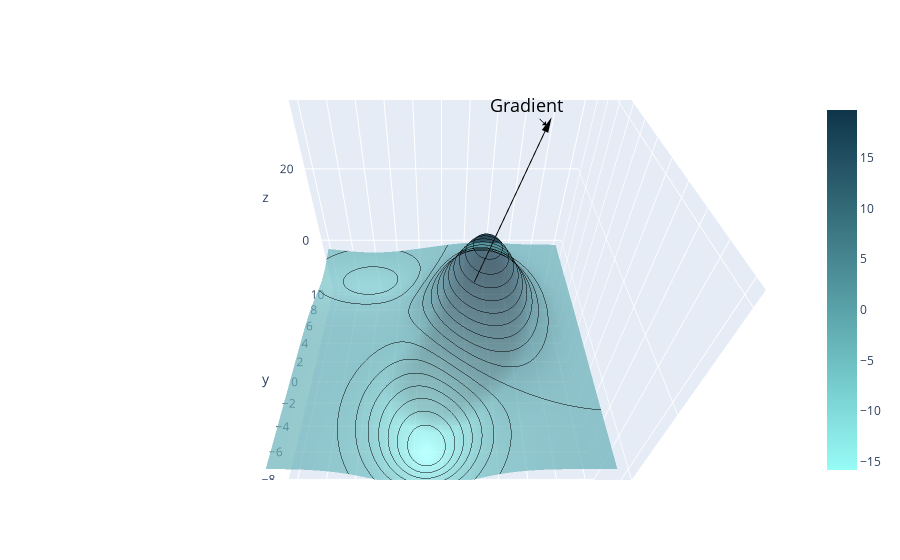

Notebook cell for this chart:
### Markdown cell above
## 3. Gradient 📉📉

Before diving into the details of gradient descent, let's first talk about gradients! Gradients are the generalization of derivatives for multi-parameter functions. There is a lot to know about gradients if you wish learn the full exent of the known secrets of calculus, thankfully the functions we will use in deep learning have very friendly properties and we will be able to easily define the gradient of a function $C$ as follows:

$$
\nabla C = (\frac{\partial C}{\partial \beta_0}, \frac{\partial C}{\partial \beta_1},\dots, \frac{\partial C}{\partial \beta_p})
$$

$\nabla$ is the gradient symbol, $\nabla C$ reads "gradient of C" is equal to a vector which components are the partial derivative of function $C$ with regards to $\beta_0,\beta_1, \dots, \beta_p$ respectivally.

Visually speaking, like the derivative can be interpreted as the slope of the tangent to the graph of a function at a given point, the gradient is the vector of direction and rate of highest increase of a function (imagine you are on a mountain and you are climbing, the gradient is defined by the direction towards where the climb is steepest and the steepness of the slope 🌄)

The figure below shows the gradient of a two dimensional function $z = f(x,y)$ at a given point of the graph to help you see the analogy with the derivative of a one-dimensional function.

<img src="https://full-stack-assets.s3.eu-west-3.amazonaws.com/images/M08-DeepLearning/gradient.jpg" />

But the analogy does not stop here, like the derivative of a function equals zero wherever a function attains a minimum or maximum, all the components of the gradient equal zero where a multi-dimensional function reaches a minimum or maximum:

$$
\nabla_{\beta_{optimal}} C = (0, \dots, 0)
$$

Additionally, the gradient points toward the direction of highest increase, which means it points toward the opposite direction of highest decrease!

These properties are exactly what will make the gradient descent algorithm work!

### Code cell
import plotly.graph_objects as go

x1 = np.linspace(-10,10,100)
x2 = np.linspace(-10,10,100)
xx1, xx2 = np.meshgrid(x1,x2, indexing='xy')
def func_3D(x,y):
  a = 20*np.exp(- (x - 3)**2/10 - (y -2)**2/20) 
  b = - 16*np.exp(- (x +1)**2/15 - (y +6)**2/20) 
  c = - 5*np.exp(- (x +6)**2/25 - (y - 7)**2/13)
  return a + b + c
y = func_3D(xx1,xx2)
y_gradient = np.gradient(y,x1,x2)
fig = go.Figure(data=[go.Surface(
    contours = {
        "z": {"show": True, "start": -16, "end": 20, "size": 2, "color":"black"}
    },
    x = x1,
    y = x2,
    z = y,
    colorscale=[color_chart[3], color_chart[-2]], 
    opacity = 0.7),
    go.Cone(
        x=[xx1[50,60] + y_gradient[0][50,60]],
        y=[xx2[50,60] + y_gradient[1][50,60]],
        z=[y[50,60] + y_gradient[0][50,60]**2 + y_gradient[1][50,60]**2 + xx2[50,60]],
        u=[y_gradient[0][50,60]],
        v=[y_gradient[1][50,60]],
        w=[y_gradient[0][50,60]**2 + y_gradient[1][50,60]**2 + xx2[50,60]],
        sizemode="absolute",
        sizeref=2,
        anchor='tail',
        colorscale=["black","black"],
        showscale=False),

        go.Scatter3d(
        x=[xx1[50,60], xx1[50,60] + y_gradient[0][50,60]],
        y=[xx2[50,60], xx2[50,60] + y_gradient[1][50,60]],
        z=[y[50,60], y[50,60] + y_gradient[0][50,60]**2 + y_gradient[1][50,60]**2 + xx2[50,60]],
        mode='lines',
        line=dict(
            color='black',
            width=2
        ))])
fig.update_layout(
        scene = {
            "xaxis": {"nticks": 20},
            "yaxis": {"nticks": 20},
            "zaxis": {"nticks": 4},
            'camera_eye': {"x": 0, "y": -1, "z": 1},
            "aspectratio": {"x": 1, "y": 1, "z": 1},
            "annotations":[dict(x=xx1[50,60] + y_gradient[0][50,60],
                                y=xx2[50,60] + y_gradient[1][50,60],
                                z=y[50,60] + y_gradient[0][50,60]**2 + y_gradient[1][50,60]**2 + xx2[50,60] + 1,
                               text="Gradient",
                               textangle=0,
                               ax=-20,
                               ay=-20,
                               font=dict(
                                   color="black",
                                   size=18
                                   ),
                               arrowcolor="black",
                               arrowsize=1,
                               arrowwidth=1,
                               arrowhead=1)]
        })
fig.show()

### Figure 1 — Plotly figure (JSON) as saved in the notebook; plotly's stock layout.template omitted (floating-point values rounded to 4 significant figures; data arrays with more than 128 entries replaced by an {"elided": "..."} marker saying what was removed)
{"data": [{"colorscale": [[0, "#97FBF6"], [1, "#0E3449"]], "contours": {"z": {"color": "black", "end": 20, "show": true, "size": 2, "start": -16}}, "opacity": 0.7, "type": "surface", "x": [-10, -9.798, -9.596, -9.394, -9.192, -8.99, -8.788, -8.586, -8.384, -8.182, -7.98, -7.778, -7.576, -7.374, -7.172, -6.97, -6.768, -6.566, -6.364, -6.162, -5.96, -5.758, -5.556, -5.354, -5.152, -4.949, -4.747, -4.545, -4.343, -4.141, -3.939, -3.737, -3.535, -3.333, -3.131, -2.929, -2.727, -2.525, -2.323, -2.121, -1.919, -1.717, -1.515, -1.313, -1.111, -0.9091, -0.7071, -0.5051, -0.303, -0.101, 0.101, 0.303, 0.5051, 0.7071, 0.9091, 1.111, 1.313, 1.515, 1.717, 1.919, 2.121, 2.323, 2.525, 2.727, 2.929, 3.131, 3.333, 3.535, 3.737, 3.939, 4.141, 4.343, 4.545, 4.747, 4.949, 5.152, 5.354, 5.556, 5.758, 5.96, 6.162, 6.364, 6.566, 6.768, 6.97, 7.172, 7.374, 7.576, 7.778, 7.98, 8.182, 8.384, 8.586, 8.788, 8.99, 9.192, 9.394, 9.596, 9.798, 10], "y": [-10, -9.798, -9.596, -9.394, -9.192, -8.99, -8.788, -8.586, -8.384, -8.182, -7.98, -7.778, -7.576, -7.374, -7.172, -6.97, -6.768, -6.566, -6.364, -6.162, -5.96, -5.758, -5.556, -5.354, -5.152, -4.949, -4.747, -4.545, -4.343, -4.141, -3.939, -3.737, -3.535, -3.333, -3.131, -2.929, -2.727, -2.525, -2.323, -2.121, -1.919, -1.717, -1.515, -1.313, -1.111, -0.9091, -0.7071, -0.5051, -0.303, -0.101, 0.101, 0.303, 0.5051, 0.7071, 0.9091, 1.111, 1.313, 1.515, 1.717, 1.919, 2.121, 2.323, 2.525, 2.727, 2.929, 3.131, 3.333, 3.535, 3.737, 3.939, 4.141, 4.343, 4.545, 4.747, 4.949, 5.152, 5.354, 5.556, 5.758, 5.96, 6.162, 6.364, 6.566, 6.768, 6.97, 7.172, 7.374, 7.576, 7.778, 7.98, 8.182, 8.384, 8.586, 8.788, 8.99, 9.192, 9.394, 9.596, 9.798, 10], "z": {"elided": "100x100 float values"}}, {"anchor": "tail", "colorscale": [[0, "black"], [1, "black"]], "showscale": false, "sizemode": "absolute", "sizeref": 2, "type": "cone", "u": [3.714], "v": [3.253], "w": [24.47], "x": [5.835], "y": [3.354], "z": [38.62]}, {"line": {"color": "black", "width": 2}, "mode": "lines", "type": "scatter3d", "x": [2.121, 5.835], "y": [0.101, 3.354], "z": [14.15, 38.62]}], "layout": {"scene": {"annotations": [{"arrowcolor": "black", "arrowhead": 1, "arrowsize": 1, "arrowwidth": 1, "ax": -20, "ay": -20, "font": {"color": "black", "size": 18}, "text": "Gradient", "textangle": 0, "x": 5.835, "y": 3.354, "z": 39.62}], "aspectratio": {"x": 1, "y": 1, "z": 1}, "camera": {"eye": {"x": 0, "y": -1, "z": 1}}, "xaxis": {"nticks": 20}, "yaxis": {"nticks": 20}, "zaxis": {"nticks": 4}}}}
